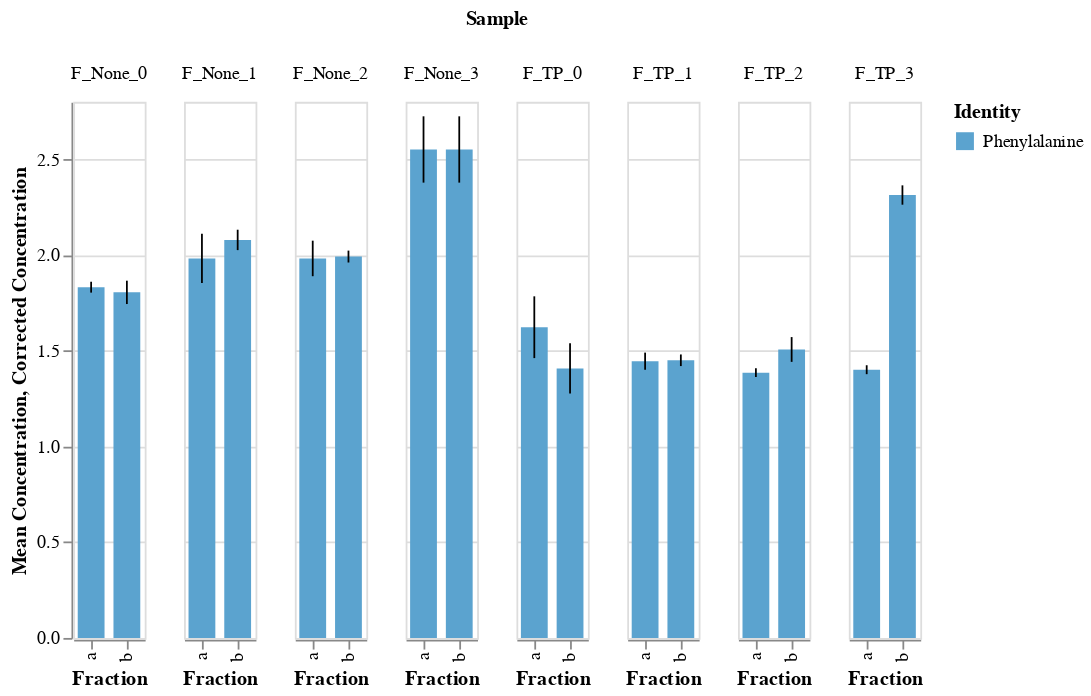

Source (notebook cell):
### Code cell
# make plot for f samples

source = fdf[fdf['Identity']=="Phenylalanine"]

bars = alt.Chart(source).mark_bar(size=15).encode(
    x="Fraction:O",
    y=alt.Y('mean(Corrected Concentration):Q', title="Mean Concentration"),
    color="Identity:O"
).properties()

error_bars = alt.Chart(source).mark_errorbar(extent="stdev").encode(
    x="Fraction:O",
    y="Corrected Concentration:Q"
)

alt.layer(bars, error_bars).facet(
    column="Sample:O"
)

### Figure 1 — Vega-Lite specification as saved in the notebook (floating-point values rounded to 4 significant figures)
{"config": {"view": {"continuousWidth": 400, "continuousHeight": 300}}, "data": {"name": "data-03acd3241fdd133d4aefd4e4a905458e"}, "facet": {"column": {"type": "ordinal", "field": "Sample"}}, "spec": {"layer": [{"mark": {"type": "bar", "size": 15}, "encoding": {"color": {"type": "ordinal", "field": "Identity"}, "x": {"type": "ordinal", "field": "Fraction"}, "y": {"type": "quantitative", "aggregate": "mean", "field": "Corrected Concentration", "title": "Mean Concentration"}}}, {"mark": {"type": "errorbar", "extent": "stdev"}, "encoding": {"x": {"type": "ordinal", "field": "Fraction"}, "y": {"type": "quantitative", "field": "Corrected Concentration"}}}]}, "$schema": "https://vega.github.io/schema/vega-lite/v4.0.2.json", "datasets": {"data-03acd3241fdd133d4aefd4e4a905458e": [{"Sample": "F_None_0", "Fraction": "a", "Run": "run1", "Identity": "Phenylalanine", "Area": 44120000.0, "Apex RT": 1.68, "Area Ratio": 4.62, "Concentration": 0.00462, "Corrected Concentration": 1.848}, {"Sample": "F_None_0", "Fraction": "a", "Run": "run2", "Identity": "Phenylalanine", "Area": 43660000.0, "Apex RT": 1.66, "Area Ratio": 4.623, "Concentration": 0.004623, "Corrected Concentration": 1.849}, {"Sample": "F_None_0", "Fraction": "a", "Run": "run3", "Identity": "Phenylalanine", "Area": 43700000.0, "Apex RT": 1.65, "Area Ratio": 4.498, "Concentration": 0.004498, "Corrected Concentration": 1.799}, {"Sample": "F_None_0", "Fraction": "b", "Run": "run1", "Identity": "Phenylalanine", "Area": 44700000.0, "Apex RT": 1.68, "Area Ratio": 4.52, "Concentration": 0.00452, "Corrected Concentration": 1.808}, {"Sample": "F_None_0", "Fraction": "b", "Run": "run2", "Identity": "Phenylalanine", "Area": 43700000.0, "Apex RT": 1.66, "Area Ratio": 4.661, "Concentration": 0.004661, "Corrected Concentration": 1.864}, {"Sample": "F_None_0", "Fraction": "b", "Run": "run3", "Identity": "Phenylalanine", "Area": 44080000.0, "Apex RT": 1.65, "Area Ratio": 4.356, "Concentration": 0.004356, "Corrected Concentration": 1.743}, {"Sample": "F_None_1", "Fraction": "a", "Run": "run1", "Identity": "Phenylalanine", "Area": 42820000.0, "Apex RT": 1.65, "Area Ratio": 5.308, "Concentration": 0.005308, "Corrected Concentration": 2.123}, {"Sample": "F_None_1", "Fraction": "a", "Run": "run2", "Identity": "Phenylalanine", "Area": 43700000.0, "Apex RT": 1.66, "Area Ratio": 4.881, "Concentration": 0.004881, "Corrected Concentration": 1.952}, {"Sample": "F_None_1", "Fraction": "a", "Run": "run3", "Identity": "Phenylalanine", "Area": 45400000.0, "Apex RT": 1.67, "Area Ratio": 4.68, "Concentration": 0.00468, "Corrected Concentration": 1.872}, {"Sample": "F_None_1", "Fraction": "b", "Run": "run1", "Identity": "Phenylalanine", "Area": 47570000.0, "Apex RT": 1.64, "Area Ratio": 5.331, "Concentration": 0.005331, "Corrected Concentration": 2.132}, {"Sample": "F_None_1", "Fraction": "b", "Run": "run2", "Identity": "Phenylalanine", "Area": 46860000.0, "Apex RT": 1.64, "Area Ratio": 5.197, "Concentration": 0.005197, "Corrected Concentration": 2.079}, {"Sample": "F_None_1", "Fraction": "b", "Run": "run3", "Identity": "Phenylalanine", "Area": 48240000.0, "Apex RT": 1.64, "Area Ratio": 5.064, "Concentration": 0.005064, "Corrected Concentration": 2.026}, {"Sample": "F_None_2", "Fraction": "a", "Run": "run1", "Identity": "Phenylalanine", "Area": 40730000.0, "Apex RT": 1.61, "Area Ratio": 4.721, "Concentration": 0.004721, "Corrected Concentration": 1.889}, {"Sample": "F_None_2", "Fraction": "a", "Run": "run2", "Identity": "Phenylalanine", "Area": 40370000.0, "Apex RT": 1.59, "Area Ratio": 5.185, "Concentration": 0.005185, "Corrected Concentration": 2.074}, {"Sample": "F_None_2", "Fraction": "a", "Run": "run3", "Identity": "Phenylalanine", "Area": 39720000.0, "Apex RT": 1.59, "Area Ratio": 4.96, "Concentration": 0.00496, "Corrected Concentration": 1.984}, {"Sample": "F_None_2", "Fraction": "b", "Run": "run1", "Identity": "Phenylalanine", "Area": 39570000.0, "Apex RT": 1.61, "Area Ratio": 5.014, "Concentration": 0.005014, "Corrected Concentration": 2.006}, {"Sample": "F_None_2", "Fraction": "b", "Run": "run2", "Identity": "Phenylalanine", "Area": 37770000.0, "Apex RT": 1.56, "Area Ratio": 5.035, "Concentration": 0.005035, "Corrected Concentration": 2.014}, {"Sample": "F_None_2", "Fraction": "b", "Run": "run3", "Identity": "Phenylalanine", "Area": 38140000.0, "Apex RT": 1.57, "Area Ratio": 4.891, "Concentration": 0.004891, "Corrected Concentration": 1.956}, {"Sample": "F_None_3", "Fraction": "a", "Run": "run1", "Identity": "Phenylalanine", "Area": 34750000.0, "Apex RT": 1.52, "Area Ratio": 6.767, "Concentration": 0.006767, "Corrected Concentration": 2.707}, {"Sample": "F_None_3", "Fraction": "a", "Run": "run2", "Identity": "Phenylalanine", "Area": 37030000.0, "Apex RT": 1.53, "Area Ratio": 6.456, "Concentration": 0.006456, "Corrected Concentration": 2.582}, {"Sample": "F_None_3", "Fraction": "a", "Run": "run3", "Identity": "Phenylalanine", "Area": 39470000.0, "Apex RT": 1.55, "Area Ratio": 5.912, "Concentration": 0.005912, "Corrected Concentration": 2.365}, {"Sample": "F_None_3", "Fraction": "b", "Run": "run1", "Identity": "Phenylalanine", "Area": 34750000.0, "Apex RT": 1.52, "Area Ratio": 6.767, "Concentration": 0.006767, "Corrected Concentration": 2.707}, {"Sample": "F_None_3", "Fraction": "b", "Run": "run2", "Identity": "Phenylalanine", "Area": 37030000.0, "Apex RT": 1.53, "Area Ratio": 6.456, "Concentration": 0.006456, "Corrected Concentration": 2.582}, {"Sample": "F_None_3", "Fraction": "b", "Run": "run3", "Identity": "Phenylalanine", "Area": 39470000.0, "Apex RT": 1.55, "Area Ratio": 5.912, "Concentration": 0.005912, "Corrected Concentration": 2.365}, {"Sample": "F_TP_0", "Fraction": "a", "Run": "run1", "Identity": "Phenylalanine", "Area": 34650000.0, "Apex RT": 1.66, "Area Ratio": 4.519, "Concentration": 0.004519, "Corrected Concentration": 1.808}, {"Sample": "F_TP_0", "Fraction": "a", "Run": "run2", "Identity": "Phenylalanine", "Area": 36930000.0, "Apex RT": 1.65, "Area Ratio": 3.879, "Concentration": 0.003879, "Corrected Concentration": 1.552}, {"Sample": "F_TP_0", "Fraction": "a", "Run": "run3", "Identity": "Phenylalanine", "Area": 39240000.0, "Apex RT": 1.65, "Area Ratio": 3.774, "Concentration": 0.003774, "Corrected Concentration": 1.51}, {"Sample": "F_TP_0", "Fraction": "b", "Run": "run1", "Identity": "Phenylalanine", "Area": 28180000.0, "Apex RT": 1.62, "Area Ratio": 3.896, "Concentration": 0.003896, "Corrected Concentration": 1.558}, {"Sample": "F_TP_0", "Fraction": "b", "Run": "run2", "Identity": "Phenylalanine", "Area": 36130000.0, "Apex RT": 1.64, "Area Ratio": 3.383, "Concentration": 0.003383, "Corrected Concentration": 1.353}, {"Sample": "F_TP_0", "Fraction": "b", "Run": "run3", "Identity": "Phenylalanine", "Area": 35950000.0, "Apex RT": 1.62, "Area Ratio": 3.281, "Concentration": 0.003281, "Corrected Concentration": 1.312}, {"Sample": "F_TP_1", "Fraction": "a", "Run": "run1", "Identity": "Phenylalanine", "Area": 35330000.0, "Apex RT": 1.65, "Area Ratio": 3.738, "Concentration": 0.003738, "Corrected Concentration": 1.495}, {"Sample": "F_TP_1", "Fraction": "a", "Run": "run2", "Identity": "Phenylalanine", "Area": 35290000.0, "Apex RT": 1.61, "Area Ratio": 3.52, "Concentration": 0.00352, "Corrected Concentration": 1.408}, {"Sample": "F_TP_1", "Fraction": "a", "Run": "run3", "Identity": "Phenylalanine", "Area": 35950000.0, "Apex RT": 1.59, "Area Ratio": 3.583, "Concentration": 0.003583, "Corrected Concentration": 1.433}, {"Sample": "F_TP_1", "Fraction": "b", "Run": "run1", "Identity": "Phenylalanine", "Area": 40410000.0, "Apex RT": 1.67, "Area Ratio": 3.568, "Concentration": 0.003568, "Corrected Concentration": 1.427}, {"Sample": "F_TP_1", "Fraction": "b", "Run": "run2", "Identity": "Phenylalanine", "Area": 39240000.0, "Apex RT": 1.65, "Area Ratio": 3.712, "Concentration": 0.003712, "Corrected Concentration": 1.485}, {"Sample": "F_TP_1", "Fraction": "b", "Run": "run3", "Identity": "Phenylalanine", "Area": 39550000.0, "Apex RT": 1.65, "Area Ratio": 3.597, "Concentration": 0.003597, "Corrected Concentration": 1.439}, {"Sample": "F_TP_2", "Fraction": "a", "Run": "run1", "Identity": "Phenylalanine", "Area": 39310000.0, "Apex RT": 1.7, "Area Ratio": 3.529, "Concentration": 0.003529, "Corrected Concentration": 1.412}, {"Sample": "F_TP_2", "Fraction": "a", "Run": "run2", "Identity": "Phenylalanine", "Area": 37460000.0, "Apex RT": 1.68, "Area Ratio": 3.419, "Concentration": 0.003419, "Corrected Concentration": 1.368}, {"Sample": "F_TP_2", "Fraction": "a", "Run": "run3", "Identity": "Phenylalanine", "Area": 37890000.0, "Apex RT": 1.67, "Area Ratio": 3.444, "Concentration": 0.003444, "Corrected Concentration": 1.378}, {"Sample": "F_TP_2", "Fraction": "b", "Run": "run1", "Identity": "Phenylalanine", "Area": 34710000.0, "Apex RT": 1.68, "Area Ratio": 3.951, "Concentration": 0.003951, "Corrected Concentration": 1.58}, {"Sample": "F_TP_2", "Fraction": "b", "Run": "run2", "Identity": "Phenylalanine", "Area": 34890000.0, "Apex RT": 1.66, "Area Ratio": 3.646, "Concentration": 0.003646, "Corrected Concentration": 1.458}, {"Sample": "F_TP_2", "Fraction": "b", "Run": "run3", "Identity": "Phenylalanine", "Area": 36030000.0, "Apex RT": 1.63, "Area Ratio": 3.704, "Concentration": 0.003704, "Corrected Concentration": 1.481}, {"Sample": "F_TP_3", "Fraction": "a", "Run": "run1", "Identity": "Phenylalanine", "Area": 35060000.0, "Apex RT": 1.66, "Area Ratio": 3.435, "Concentration": 0.003435, "Corrected Concentration": 1.374}, {"Sample": "F_TP_3", "Fraction": "a", "Run": "run2", "Identity": "Phenylalanine", "Area": 34020000.0, "Apex RT": 1.63, "Area Ratio": 3.532, "Concentration": 0.003532, "Corrected Concentration": 1.413}, {"Sample": "F_TP_3", "Fraction": "a", "Run": "run3", "Identity": "Phenylalanine", "Area": 34840000.0, "Apex RT": 1.62, "Area Ratio": 3.54, "Concentration": 0.00354, "Corrected Concentration": 1.416}, {"Sample": "F_TP_3", "Fraction": "b", "Run": "run1", "Identity": "Phenylalanine", "Area": 43160000.0, "Apex RT": 1.57, "Area Ratio": 5.72, "Concentration": 0.00572, "Corrected Concentration": 2.288}, {"Sample": "F_TP_3", "Fraction": "b", "Run": "run2", "Identity": "Phenylalanine", "Area": 41670000.0, "Apex RT": 1.56, "Area Ratio": 5.929, "Concentration": 0.005929, "Corrected Concentration": 2.372}, {"Sample": "F_TP_3", "Fraction": "b", "Run": "run3", "Identity": "Phenylalanine", "Area": 40520000.0, "Apex RT": 1.55, "Area Ratio": 5.702, "Concentration": 0.005702, "Corrected Concentration": 2.281}]}}
